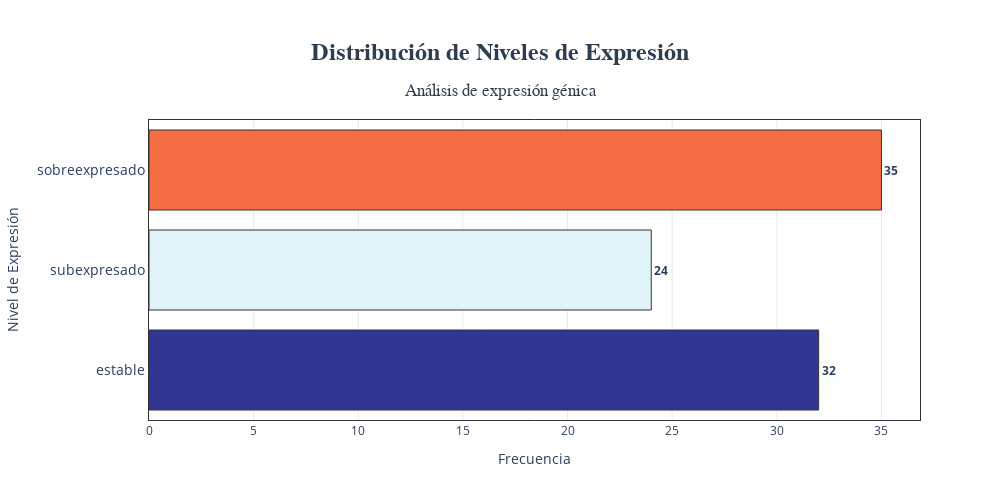

The cell this chart's notebook holds for it:
### Markdown cell above
### Visualización de la distribución de niveles de expresión

> Aplica para las lista de genes

Antes de iniciar el enriquecimiento, veamos la distribución de los niveles de expresión

### Code cell
import plotly.graph_objects as go
from plotly.colors import sample_colorscale

# Orden deseado de las categorías
orden_niveles = ['estable', 'subexpresado',  'sobreexpresado']

# Calcular frecuencias y reindexar
expression_counts = df_combined_expresion['nivel_expresion'].value_counts()
expression_counts = expression_counts.reindex(orden_niveles, fill_value=0)

# Generar colores usando escala divergente nativa de Plotly
colors = sample_colorscale('RdYlBu_r', [0.0, 0.4, 0.8])  # Azul -> Amarillo -> Rojo

# Crear gráfico interactivo
fig = go.Figure()

fig.add_trace(
    go.Bar(
        y=expression_counts.index,
        x=expression_counts.values,
        orientation='h',
        marker=dict(
            color=colors,
            line=dict(color='#333', width=1)
        ),
        text=expression_counts.values,
        texttemplate='<b>%{text}</b>',
        textposition='outside',
        hovertemplate=(
            "<b>%{y}</b><br>"
            "Frecuencia: %{x}<br>"
            "<extra></extra>"
        )
    )
)

# Personalización avanzada
fig.update_layout(
    title=dict(
        text='<b>Distribución de Niveles de Expresión</b><br><sub>Análisis de expresión génica</sub>',
        x=0.5,
        font=dict(size=24, family='Times New Roman', color='#2C3E50'),
    ),
    xaxis=dict(
        title='Frecuencia',
        showgrid=True,
        gridcolor='rgba(150,150,150,0.2)',
        linecolor='#333',
        mirror=True,
        zeroline=False
    ),
    yaxis=dict(
        title='Nivel de Expresión',
        type='category',
        linecolor='#333',
        mirror=True,
        tickfont=dict(size=14)
    ),
    plot_bgcolor='white',
    height=500,
    width=1000,
    margin=dict(t=120, b=80, l=120),
    hoverlabel=dict(
        bgcolor='white',
        font_size=14,
        bordercolor='#333'
    )
)

fig.show()

guardar_grafico(fig, 'distribucion_niveles_expresion.png')

### Figure 1 — Plotly figure (JSON) as saved in the notebook; plotly's stock layout.template omitted (floating-point values rounded to 4 significant figures)
{"data": [{"hovertemplate": "<b>%{y}</b><br>Frecuencia: %{x}<br><extra></extra>", "marker": {"color": ["rgb(49, 54, 149)", "rgb(224, 243, 248)", "rgb(244, 109, 67)"], "line": {"color": "#333", "width": 1}}, "orientation": "h", "text": [32.0, 24.0, 35.0], "textposition": "outside", "texttemplate": "<b>%{text}</b>", "type": "bar", "x": [32, 24, 35], "y": ["estable", "subexpresado", "sobreexpresado"]}], "layout": {"height": 500, "hoverlabel": {"bgcolor": "white", "bordercolor": "#333", "font": {"size": 14}}, "margin": {"b": 80, "l": 120, "t": 120}, "plot_bgcolor": "white", "title": {"font": {"color": "#2C3E50", "family": "Times New Roman", "size": 24}, "text": "<b>Distribución de Niveles de Expresión</b><br><sub>Análisis de expresión génica</sub>", "x": 0.5}, "width": 1000, "xaxis": {"gridcolor": "rgba(150,150,150,0.2)", "linecolor": "#333", "mirror": true, "showgrid": true, "title": {"text": "Frecuencia"}, "zeroline": false}, "yaxis": {"linecolor": "#333", "mirror": true, "tickfont": {"size": 14}, "title": {"text": "Nivel de Expresión"}, "type": "category"}}}
